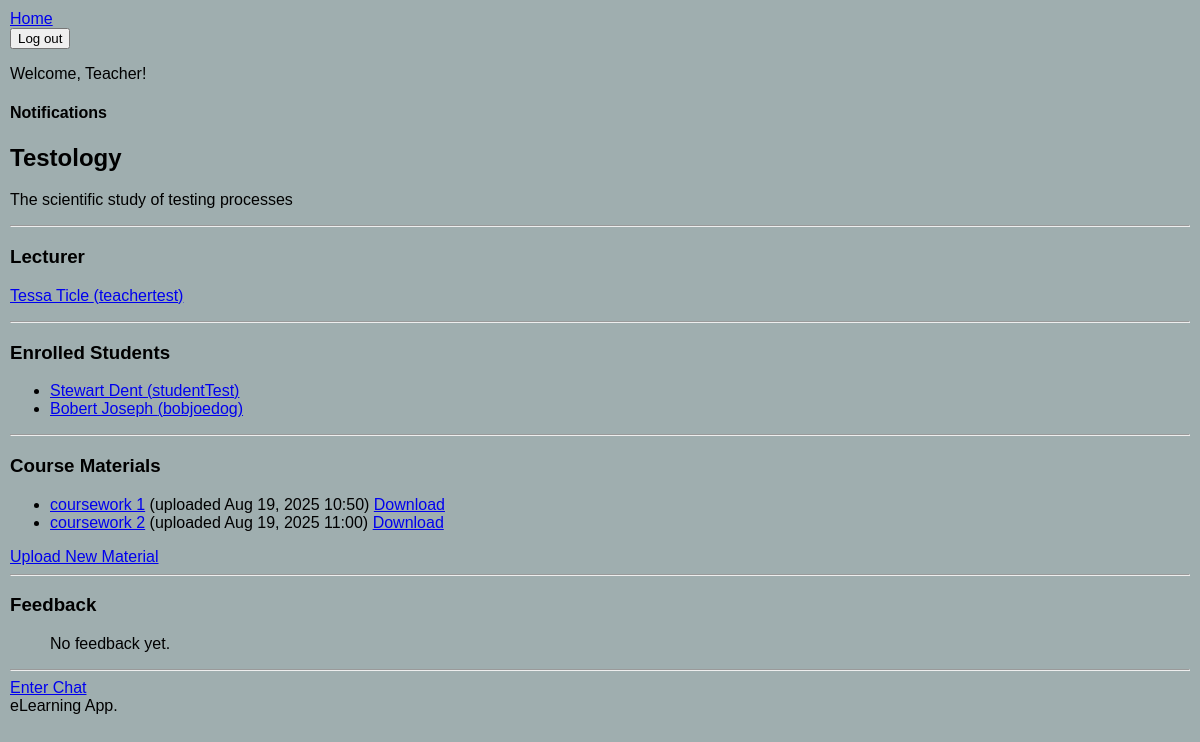
/courses/1/ (signed in), run on the app's committed database.
### courses/models.py (models this page shows, shortened)
class Course(models.Model):
    title = models.CharField(max_length=255)
    description = models.TextField()
    teacher = models.ForeignKey(User, on_delete=models.CASCADE, limit_choices_to={'role': 'teacher'}, related_name='teacher_courses')
    students = models.ManyToManyField(User, related_name='enrolled_courses', limit_choices_to={'role': 'student'}, blank=True)
    blocked_students = models.ManyToManyField(User, related_name='blocked_courses', blank=True)
    created_at = models.DateTimeField(auto_now_add=True)

class CourseMaterial(models.Model):
    course = models.ForeignKey('Course', on_delete=models.CASCADE, related_name='materials')
    uploaded_by = models.ForeignKey(User, on_delete=models.CASCADE)
    file = models.FileField(upload_to='course_materials/')
    description = models.CharField(max_length=255, blank=True)
    uploaded_at = models.DateTimeField(auto_now_add=True)

### accounts/models.py (models this page shows, shortened)
class User(AbstractUser):
    ROLES = (
        ('student', 'Student'),
        ('teacher', 'Teacher'),
    )
    role = models.CharField(max_length=10, choices=ROLES)
    photo = models.ImageField(upload_to='profile_photos/', blank=True, null=True) #Photo file is uploaded and stored
    real_name = models.CharField(max_length=100, blank=True)

### courses/views.py (the view, shortened to what this page needs)
# urls.py: path('<int:course_id>/', views.course_detail, name='course_detail'),
@login_required
def course_detail(request, course_id):
    course = get_object_or_404(Course, id=course_id)
    students = course.students.all()
    teacher = course.teacher
    return render(request, 'courses/course_detail.html', {
        'course': course,
        'students': students,
        'teacher': teacher
    })

### courses/templates/courses/course_detail.html (shortened to what this page needs)
{% extends "base.html" %}
{% block content %}
<h2>{{ course.title }}</h2>
<p>{{ course.description }}</p>
<hr>
<h3>Lecturer</h3>
<p>
    <a href="{% url 'profile' course.teacher.username %}">
        {{ course.teacher.real_name }} ({{ course.teacher.username }})
    </a>
</p>
<hr>
<h3>Enrolled Students</h3>
{% if course.students.all %}
    <ul>
        {% for student in course.students.all %}
            <li>
                <a href="{% url 'profile' student.username %}">
                    {{ student.real_name }} ({{ student.username }})
                </a>
            </li>
        {% endfor %}
    </ul>
{% else %}
    <p>No students enrolled yet.</p>
{% endif %}
<hr>
<h3>Course Materials</h3>
{% if course.materials.all %}
    <ul>
    {% for material in course.materials.all %}
        <li>
            <a href="{{ material.file.url }}">{{ material.description|default:material.file.name }}</a>
            (uploaded {{ material.uploaded_at|date:"M d, Y H:i" }})
            <a href="{% url 'download_material' material.id %}">Download</a>
        </li>
    {% endfor %}
    </ul>
{% else %}
    <p>No materials uploaded yet.</p>
{% endif %}
{% if user.is_authenticated and user.role == 'teacher' and course.teacher == user %}
    <a href="{% url 'upload_material' course.id %}">Upload New Material</a>
{% endif %}
<hr>
<h3>Feedback</h3>
<ul>
{% for fb in feedbacks %}
    <li>
        <strong>
            <a href="{% url 'profile' fb.student.username %}">{{ fb.student.username }}</a>
        </strong>
        ({{ fb.created_at|date:"M d, Y H:i" }}): {{ fb.content }}
    </li>
{% empty %}
    <p>No feedback yet.</p>
{% endfor %}
</ul>
<hr>
<a href="{% url 'course_chat' course.id %}">Enter Chat</a>
{% endblock %}

### templates/base.html (shortened to what this page needs)
{% include "components/title.html" %}
{% include "components/header.html" %}
<body>
<div class="content">
    {% block content %} Did not render content {% endblock%}
</div>
{% include "components/footer.html" %}

### templates/components/title.html (shortened to what this page needs)
{% load static %}
<!DOCTYPE html>
<html lang="en">
<head>
    <link rel="stylesheet" href="{% static 'css/style.css' %}">
</head>

### templates/components/header.html (shortened to what this page needs)
<nav>
    <a href="{% url 'home' %}">Home</a>
    {% if user.is_authenticated %}
        <form action="{% url 'logout' %}" method="post">
            <button type="submit">Log out</button>
        </form>
    {% else %}
        <a href="{% url 'login' %}">Login</a>
    {% endif %}
</nav>
<div>
    {% if user.is_authenticated %}
        {% if user.role == "student" %}
            <p>Welcome, Student! </p>
        {% elif user.role == "teacher" %}
            <p>Welcome, Teacher! </p>
        {% endif %}
    {% endif %}
</div>
{% if user.is_authenticated %}
    <div>
        <h4 style="cursor: pointer;" id="toggle-notifications">
            Notifications
        </h4>
    </div>
{% endif %}

### templates/components/footer.html
    <footer class="bg-dark text-light mt-4 py-3">
        <div class="container text-center">
           {{ now|date:"Y" }} eLearning App.
        </div>
    </footer>
</body>
</html>

### static/css/style.css (style rules this page uses)
body { font-family: Arial, sans-serif; background-color: #9faeaf; margin: 0px; padding: 10px; border: 5px; }

### data on the page
Course: title "Testology", description "The scientific study of testing processes", teacher.real_name "Tessa Ticle", teacher.username "teachertest"
User: real_name "Stewart Dent", username "studentTest"
User: real_name "Bobert Joseph", username "bobjoedog"
CourseMaterial: description "coursework 1", uploaded_at "Aug 19, 2025 10:50"
CourseMaterial: description "coursework 2", uploaded_at "Aug 19, 2025 11:00"
